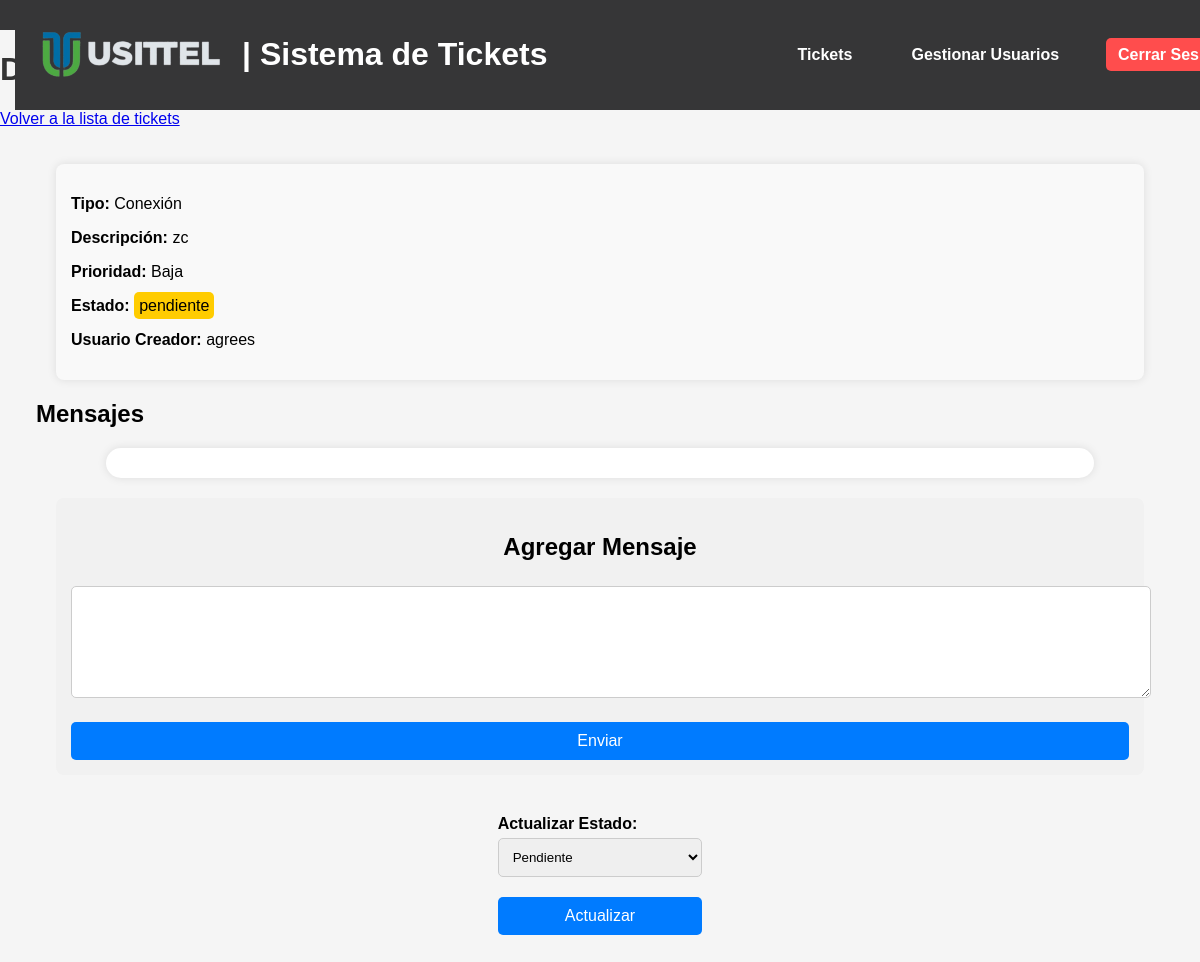
The page /ticket/72 (signed in) on the database as committed earlier.
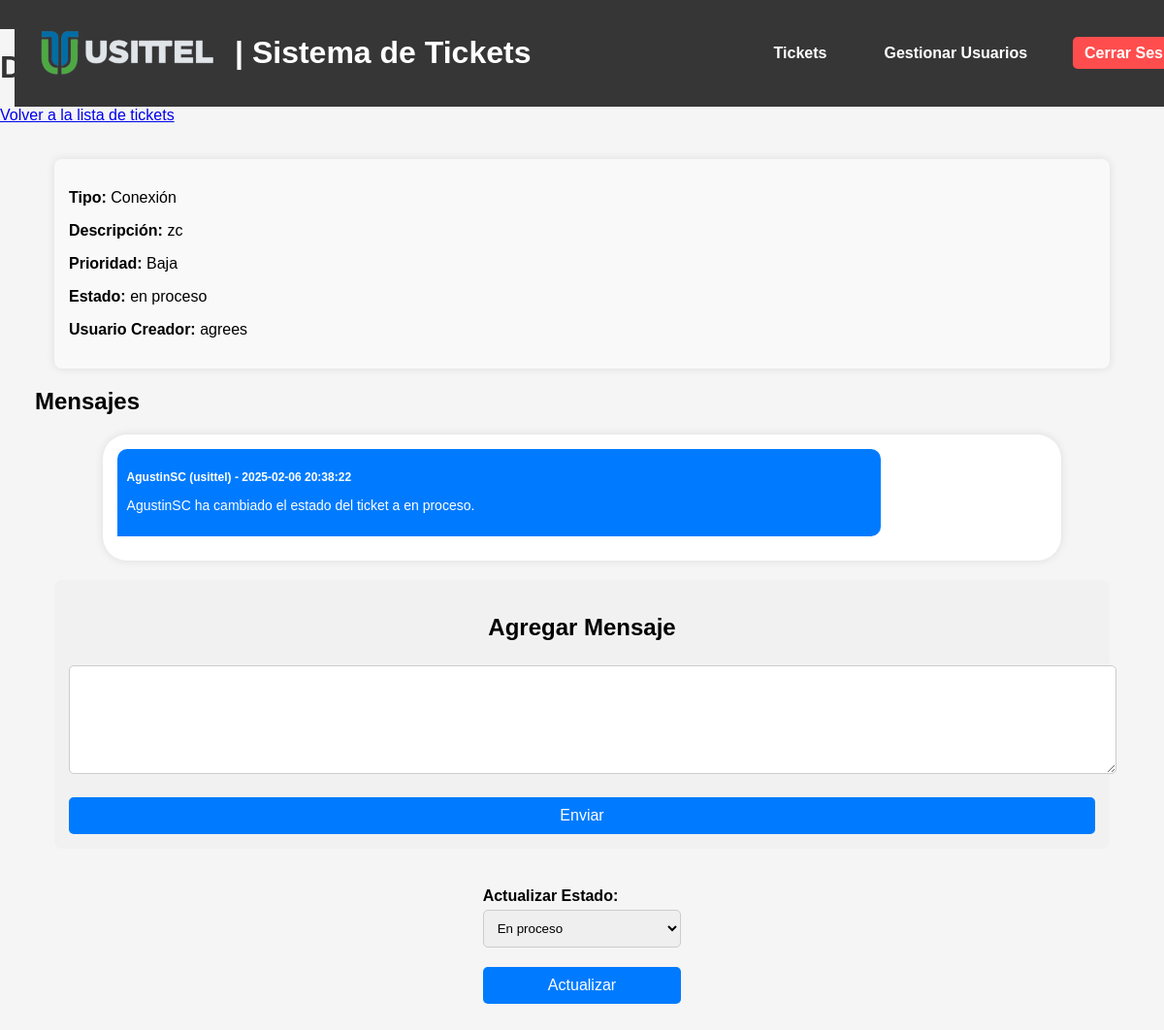
The same page on the database as committed later.
### tables this page shows
CREATE TABLE tickets (
    id INTEGER PRIMARY KEY AUTOINCREMENT,
    tipo TEXT NOT NULL,
    descripcion TEXT NOT NULL,
    prioridad TEXT NOT NULL,
    fecha_creacion DATETIME DEFAULT CURRENT_TIMESTAMP,
    usuario_creador TEXT NOT NULL,
    notas TEXT,
    archivo TEXT
, usuario_asignado TEXT, estado TEXT DEFAULT 'pendiente');

CREATE TABLE messages (
    id INTEGER PRIMARY KEY AUTOINCREMENT,
    ticket_id INTEGER NOT NULL,
    usuario TEXT NOT NULL,
    rol TEXT NOT NULL,
    mensaje TEXT NOT NULL,
    fecha TIMESTAMP DEFAULT CURRENT_TIMESTAMP,
    FOREIGN KEY (ticket_id) REFERENCES tickets (id)
);

### app.py (the view)
@app.route('/ticket/<int:id>', methods=['GET'])
@login_required
def view_ticket(id):
    conn = get_db_connection()
    ticket = conn.execute('SELECT * FROM tickets WHERE id = ?', (id,)).fetchone()
    messages = conn.execute('SELECT * FROM messages WHERE ticket_id = ? ORDER BY fecha ASC', (id,)).fetchall()
    conn.close()
    if not ticket:
        return "Ticket no encontrado", 404
    return render_template('view_ticket.html', ticket=ticket, messages=messages, current_user=current_user)

### app.py (called while the page is built)
def get_db_connection():
    conn = sqlite3.connect('database.db', timeout=10)  # Espera hasta 10 segundos si la base de datos está bloqueada
    conn.row_factory = sqlite3.Row
    return conn

@login_manager.user_loader
def load_user(user_id):
    conn = get_db_connection()
    user = conn.execute('SELECT * FROM users WHERE id = ?', (user_id,)).fetchone()
    conn.close()
    if user:
        return User(id=user['id'], username=user['username'], role=user['role'])
    return None

### templates/view_ticket.html (shortened to what this page needs)
{% extends "base.html" %}
{% block content %}
<h1>Detalles del Ticket #{{ ticket['id'] }}</h1>
<nav>
    <a href="/tickets" class="btn-back">Volver a la lista de tickets</a>
</nav>
<div style="margin: 3%">
    <div class="ticket-details">
        <p><strong>Tipo:</strong> {{ ticket['tipo'] }}</p>
        <p><strong>Descripción:</strong> {{ ticket['descripcion'] }}</p>
        <p><strong>Prioridad:</strong> {{ ticket['prioridad'] }}</p>
        <p><strong>Estado:</strong> <span class="estado-{{ ticket['estado']|lower }}">{{ ticket['estado'] }}</span></p>
        <p><strong>Usuario Creador:</strong> {{ ticket['usuario_creador'] }}</p>
    </div>
    <h2>Mensajes</h2>
    <div class="chat-container">
        {% for message in messages %}
        <div class="message {% if message['rol'] == 'usittel' %}usittel-message{% else %}directv-message{% endif %}">
            <p class="message-user"><strong>{{ message['usuario'] }} ({{ message['rol'] }})</strong> - {{
                message['fecha'] }}</p>
            <p class="message-text">{{ message['mensaje'] }}</p>
        </div>
        {% endfor %}
    </div>
    {% if ticket['estado'].lower() != 'cerrado' %}
    <div class="message-form">
        <h2>Agregar Mensaje</h2>
        <form method="POST" action="{{ url_for('add_message', ticket_id=ticket['id']) }}">
            <textarea name="mensaje" rows="6" required></textarea><br>
            <button type="submit" class="btn-action">Enviar</button>
        </form>
    </div>
    {% else %}
    <p class="closed-ticket-message"><strong>Este ticket está cerrado y no se pueden agregar mensajes.</strong></p>
    {% endif %}
    <div class="actions-container">
        {% if current_user.role == 'usittel' and ticket.estado != 'cerrado' %}
        <form action="{{ url_for('update_ticket', id=ticket.id) }}" method="POST">
            <label for="estado">Actualizar Estado:</label>
            <select name="estado" required>
                <option value="pendiente" {% if ticket.estado=='pendiente' %}selected{% endif %}>Pendiente</option>
                <option value="en proceso" {% if ticket.estado=='en proceso' %}selected{% endif %}>En proceso</option>
            </select>
            <button type="button" class="btn-action confirm-update-status">Actualizar</button>
        </form>
        {% endif %}
    </div>
</div>
{% endblock %}

Rows that differ between the two databases and show on the page:
changed tickets "Conexión": estado "pendiente" → "en proceso"; estado "Pendiente" → "En proceso"
added messages: usuario "AgustinSC", rol "usittel", fecha "2025-02-06 20:38:22", mensaje "AgustinSC ha cambiado el estado del ticket a en proceso."
